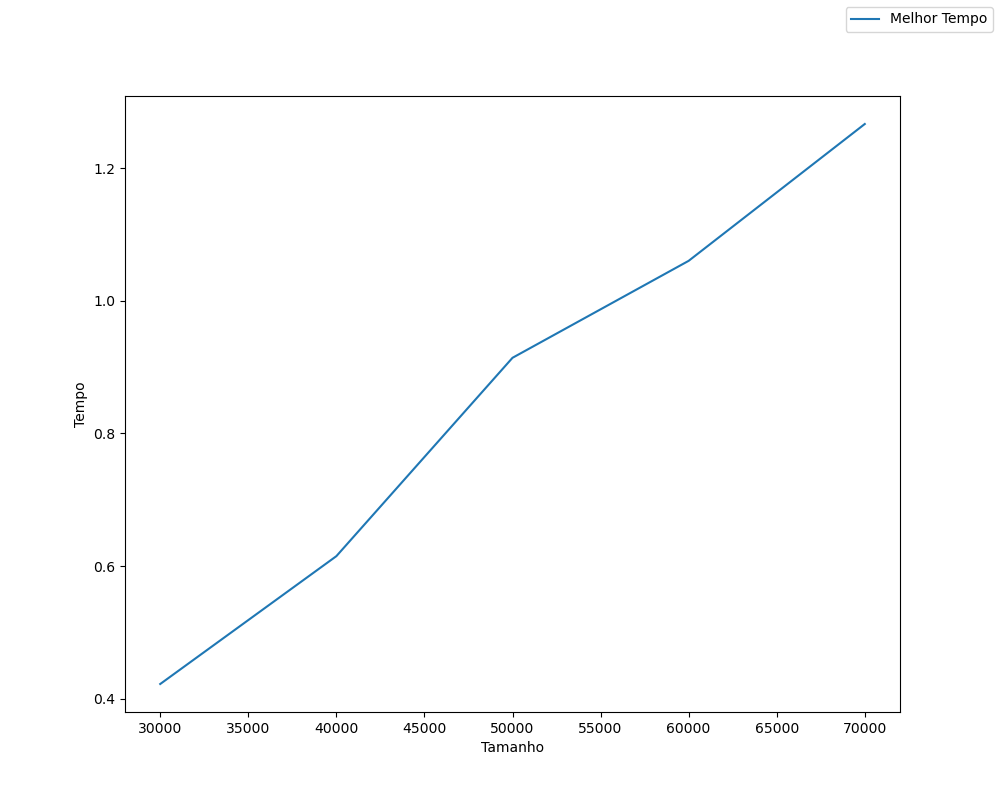

Here is the Python script that generated this plot:
import matplotlib as mpl
import matplotlib.pyplot as plt
import random
import time

def desenhaGrafico(x, y, xl="Entradas", yl="Saídas"):
    fig = plt.figure(figsize=(10, 8))
    ax = fig.add_subplot(111)
    ax.plot(x, y, label="Melhor Tempo")
    ax.legend(bbox_to_anchor=(1, 1), bbox_transform=plt.gcf().transFigure)
    plt.ylabel(yl)
    plt.xlabel(xl)
    fig.savefig('shellSort.png')

def geraLista(tam):
    lista = random.sample(range(0, tam + 1), tam)
    return lista

tamanhos_listas = [30000,40000,50000,60000,70000]
tempos = []

def insertSort(lista):
    agora = time.time()
    contador = 0
    n = len(lista)
    #print(lista)
    h = n//2
    while h > 0:
        i = h
        while i < len(lista):
            temp = lista[i]
            trocou = False
            j = i - h
            while j >= 0 and lista[j] > temp:
                lista[j+h] = lista[j]
                trocou = True
                j -= h
                contador += 1 #só pra saber quantos loops foi feito

            if trocou:
                lista[j+h] = temp

            i += 1

        h = h // 2


    depois = time.time()
    print("Loops feitos para a lista com", n, "numeros:", contador)
    #print(lista)

    return depois - agora

for tamanho in tamanhos_listas:
    lista = geraLista(tamanho)
    tempo = insertSort(lista)
    tempos.append(tempo)

desenhaGrafico(tamanhos_listas, tempos, "Tamanho", "Tempo")